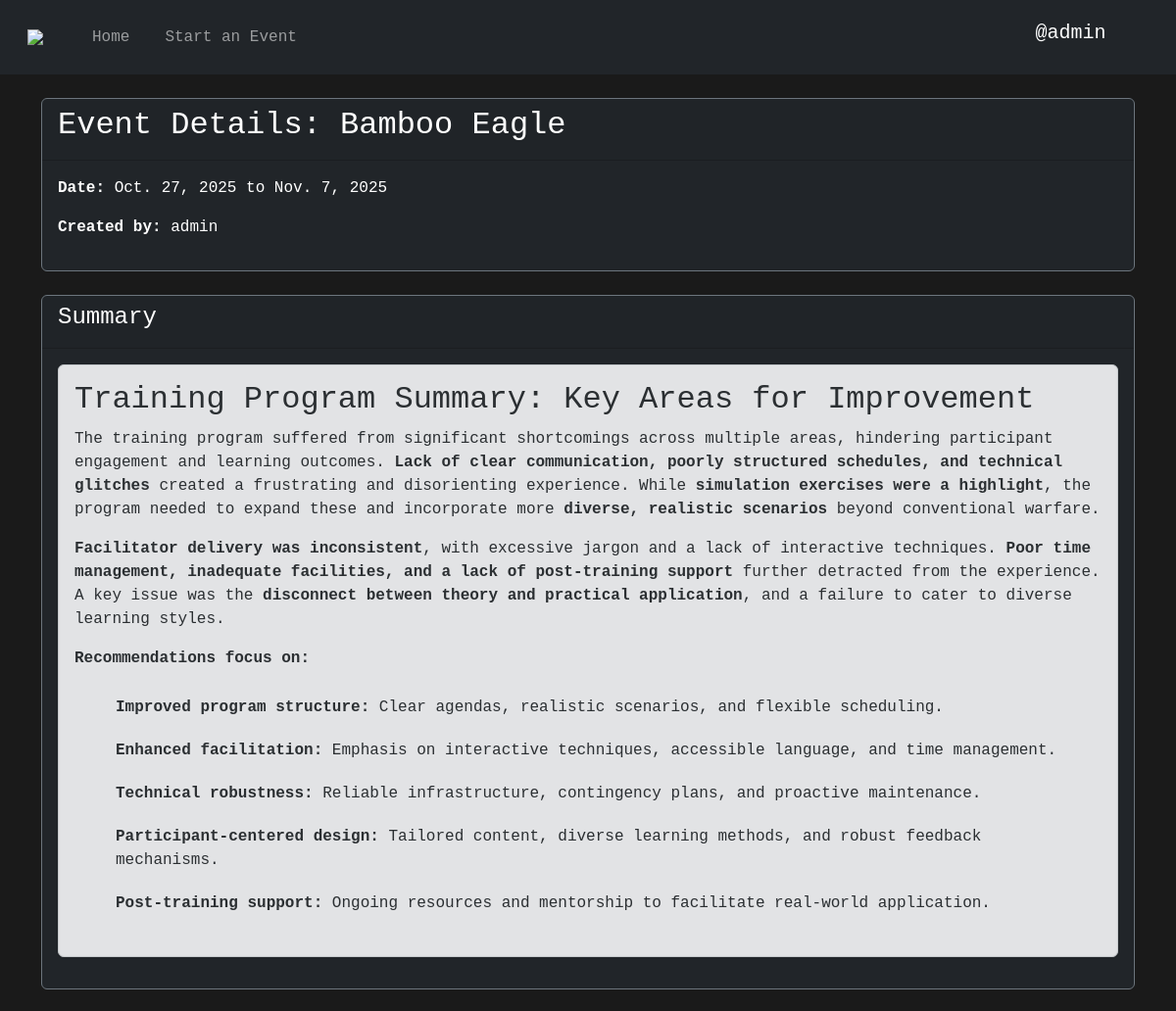
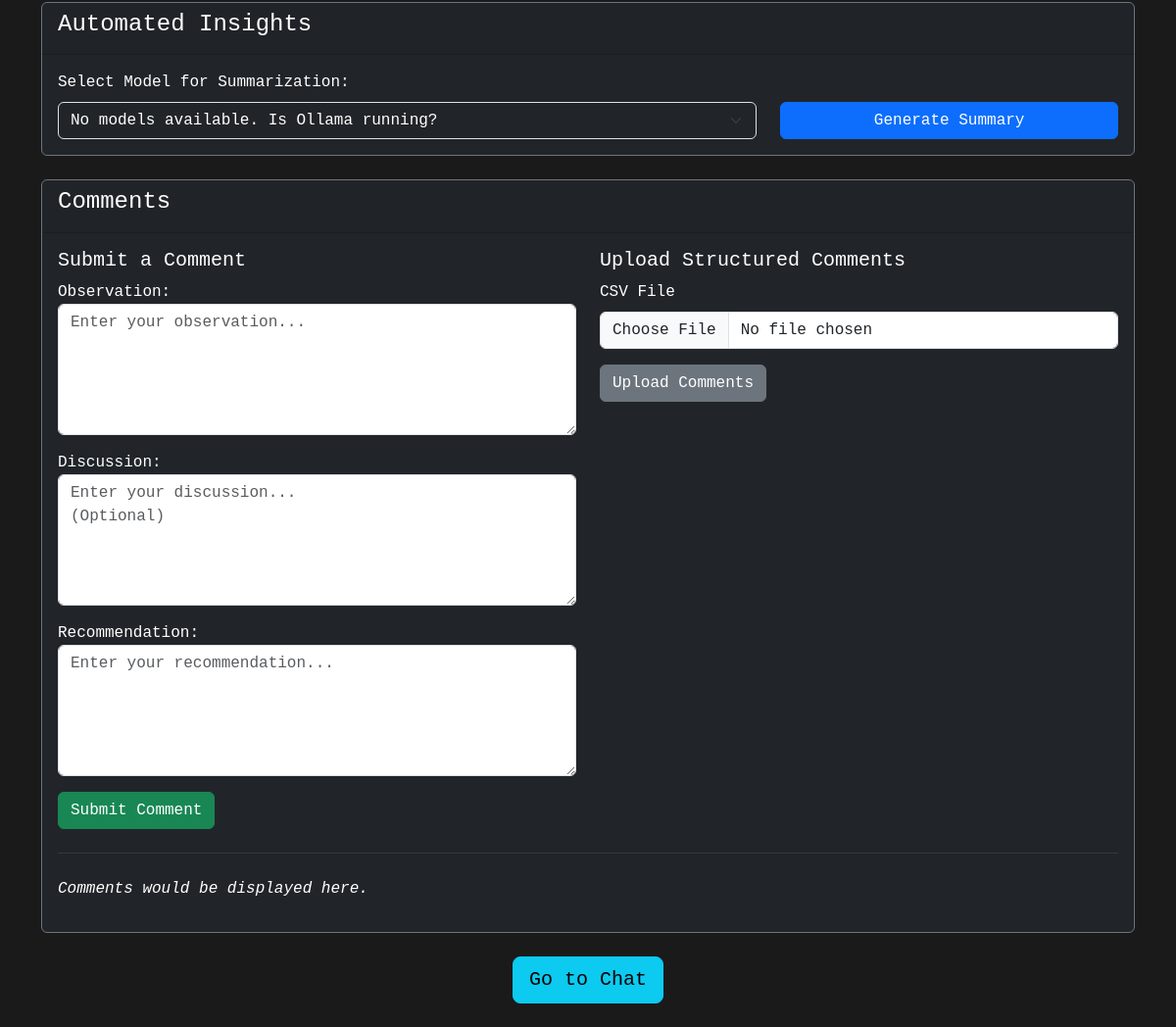
Screenshot of /event/1/ (signed in) with the database file from the repository (2 pictures, top to bottom).
### base/models.py (models this page shows, shortened)
class Event(models.Model):
    user = models.ForeignKey(User, on_delete=models.CASCADE)
    name = models.CharField(max_length=200)
    start_date = models.DateField()
    end_date = models.DateField()
    invitees = models.ManyToManyField(User, related_name='invited_events')
    summary = models.TextField(blank=True, null=True)
    vectordb_collection_key = models.CharField(max_length=100, unique=True)
    created_at = models.DateTimeField(auto_now_add=True)
    updated_at = models.DateTimeField(auto_now=True)
    POSITIVE_WORDS = {
        'good', 'great', 'excellent', 'amazing', 'awesome', 'fantastic',
        'positive', 'love', 'like', 'satisfied', 'happy', 'efficient', 'quick',
        'helpful', 'supportive', 'effective', 'successful'
    }
    NEGATIVE_WORDS = {
        'bad', 'terrible', 'horrible', 'awful', 'hate', 'negative', 'poor',
        'unsatisfied', 'sad', 'inefficient', 'slow', 'unhappy', 'problem',
        'issue', 'fail', 'failure', 'difficult'
    }
    def __init__(self, *args, **kwargs):
        super().__init__(*args, **kwargs)
        self.db_client = None
        self.embedding_model = None

### base/views.py (the view, shortened to what this page needs)
# urls.py: path('event/<int:pk>/', views.Event.as_view(), name='event'),
class Event(LoginRequiredMixin, View):
    def get(self, request, pk):
        event = models.Event.objects.get(pk=pk)
        comment_form = forms.CommentForm(instance=event)
        ollama_client = OllamaClient()
        context = {
            'event': event,
            'comment_form': comment_form,
            'ollama_models': ollama_client.models
        }
        return render(request, 'base/event.html', context=context)

### base/forms.py
class CommentForm(forms.ModelForm):
    observation = forms.CharField(required=True, widget=forms.Textarea(attrs={'class': 'form-control', 'rows': 5, 'placeholder': 'Enter your observation...'}))
    discussion = forms.CharField(required=False, widget=forms.Textarea(attrs={'class': 'form-control', 'rows': 5, 'placeholder': 'Enter your discussion...\n(Optional)'}))
    recommendation = forms.CharField(required=True, widget=forms.Textarea(attrs={'class': 'form-control', 'rows': 5, 'placeholder': 'Enter your recommendation...'}))
    class Meta:
        model = Comment
        fields = ['observation', 'discussion', 'recommendation']

### base/ollama_client.py (called while the page is built, shortened)
    def _get_models(self):
        if not self.client:
            return []

### base/templatetags/markdown_extras.py (called while the page is built)
@register.filter()
@stringfilter
def markdown(value):
    return md.markdown(value, extensions=['markdown.extensions.fenced_code'])

### base/templates/base/event.html (shortened to what this page needs)
{% extends 'base/index.html' %}
{% load static %}
{% load markdown_extras %}
{% block content %}
<div class="container mt-4">
    <div class="card bg-dark text-white border-secondary mb-4">
        <div class="card-header">
            <h2>Event Details: {{ event.name }}</h2>
        </div>
        <div class="card-body">
            <p><strong>Date:</strong> {{ event.start_date }} to {{ event.end_date }}</p>
            <p><strong>Created by:</strong> {{ event.user.username }}</p>
        </div>
    </div>
    <div class="card bg-dark text-white border-secondary mb-4">
        <div class="card-header">
            <h4>Summary</h4>
        </div>
        <div class="card-body">
            {% if event.summary %}
                <div class="alert alert-secondary">
                    {{ event.summary|markdown|safe }}
                </div>
            {% else %}
                <p>No summary has been generated for this event yet.</p>
            {% endif %}
        </div>
    </div>
    <div class="card bg-dark text-white border-secondary mb-4">
        <div class="card-header">
            <h4>Automated Insights</h4>
        </div>
        <div class="card-body">
            <form method="post" id="summaryForm">
                <div class="row align-items-end">
                    <div class="col-md-8">
                        <label for="ollama-model-select" class="form-label">Select Model for Summarization:</label>
                        <select class="form-select bg-dark text-white" id="ollama-model-select" name="ollama-model">
                            {% if ollama_models %}
                                {% for model in ollama_models %}
                                    <option value="{{ model }}">{{ model }}</option>
                                {% endfor %}
                            {% else %}
                                <option value="">No models available. Is Ollama running?</option>
                            {% endif %}
                        </select>
                    </div>
                    <div class="col-md-4">
                        <button type="submit" name="summarize-event" class="btn btn-primary w-100">
                            Generate Summary
                        </button>
                    </div>
                </div>
            </form>
        </div>
    </div>
    <div class="card bg-dark text-white border-secondary mb-4">
        <div class="card-header">
            <h4>Comments</h4>
        </div>
        <div class="card-body">
            <div class="row">
                <div class="col-md-6">
                    <h5>Submit a Comment</h5>
                    <form method="post">
                        {{ comment_form.as_p }}
                        <button type="submit" name="submit-comments" class="btn btn-success">Submit Comment</button>
                    </form>
                </div>
                <div class="col-md-6">
                    <h5>Upload Structured Comments</h5>
                    <form method="post" enctype="multipart/form-data">
                        <div class="mb-3">
                            <label for="comments_file" class="form-label">CSV File</label>
                            <input type="file" class="form-control" id="comments_file" name="comments_file" accept=".csv" required>
                        </div>
                        <button type="submit" name="upload-comments" class="btn btn-secondary">Upload Comments</button>
                    </form>
                </div>
            </div>
            <hr class="border-secondary mt-4">
            <div class="mt-4">
                <p><em>Comments would be displayed here.</em></p>
            </div>
        </div>
    </div>
    <div class="text-center mb-4">
        <a href="{% url 'chat' event.id %}" class="btn btn-info btn-lg">Go to Chat</a>
    </div>
</div>
{% endblock content %}

### base/templates/base/index.html (shortened to what this page needs)
{% load static %}
<!DOCTYPE html>
<html lang="en">
    <head>
        <link rel="stylesheet" href="{% static 'base/css/bootstrap.min.css' %}">
        <link rel="stylesheet" href="{% static 'base/css/styles.css' %}">
        <link rel="stylesheet" href="{% static 'base/css/bootstrap-icons.css' %}">
    </head>
    <body>
        {% include 'base/partials/_navbar.html' %}
        {% block content %}
        {% endblock content %}
    </body>
</html>

### base/templates/base/partials/_navbar.html (shortened to what this page needs)
{% load static %}
{% if user.is_authenticated %}
<nav class="navbar navbar-expand-md navbar-dark bg-dark">
    <div class="container-fluid">
        <a class="navbar-brand" href="{% url 'home' %}">
            <img class="px-3" src="{% static 'base/img/Air_Mobility_Command.png' %}" style="height: 40px; width: auto;"/>
        </a>
        <div class="collapse navbar-collapse" id="navbarSupportedContent">
            <ul class="navbar-nav me-auto mb-2 mb-lg-0">
                <li class="nav-item">
                    <a class="nav-link" aria-current="page" href="{% url 'home' %}">Home</a>
                </li>
                <li class="nav-item">
                  <a class="nav-link" aria-current="page" href="{% url 'start-event' %}">Start an Event</a>
                </li>
            </ul>
        </div>
        <div class="d-flex">
            <a href="{% url 'password_change' %}">@{{ user.username }}</a>
            <form action="{% url 'logout' %}" method="post">
                <button type="submit" class="icon">&nbsp;&nbsp;<i class="bi bi-box-arrow-right"></i></button>
            </form>
        </div>
    </div>
</nav>
{% endif %}

### static/base/css/styles.css (style rules this page uses)
body, html { background-color: #1a1a1a; color: #ffffff; font-family: Courier New, monospace; }
a { text-decoration: none; text-transform: none; color: white; }

### base/templates/base/partials/_navbar.html (style rules this page uses)
li { list-style-type: none; padding: 10px; }
a { text-decoration: none; text-transform: none; font-size: 20px; color: white; position: relative; }
ul li a:before { content: ""; width: 0; height: 5px; background-color: #ffd734; position: absolute; top: 120%; left: 0; transition: all 0.5s; }
ul li a:after { content: ""; width: 0; height: 5px; background-color: #0e5ea4; position: absolute; top: 120%; right: 0; transition: all 0.5s; }
.icon { background-color: transparent; border: none; font-size: 1.5rem; color: white; }

### rows the page displays
Event: name "Bamboo Eagle", start_date "Oct. 27, 2025", end_date "Nov. 7, 2025", user.username "admin", summary "Training Program Summary: Key Areas for Improvement The training program suffered from significant shortcomings across multiple areas, hindering participant engagement and learning outcomes. Lack of clear communication, poorly structured schedules, and technical glitches created a frustrating and disorienting experience. While simulation exercises were a highlight , the program needed to expand these and incorporate more diverse, realistic scenarios beyond conventional warfare. Facilitator delivery was inconsistent , with excessive jargon and a lack of interactive techniques. Poor time management, inadequate facilities, and a lack of post-training support further detracted from the…"

### other values shown
{{ user.username }} "admin"
